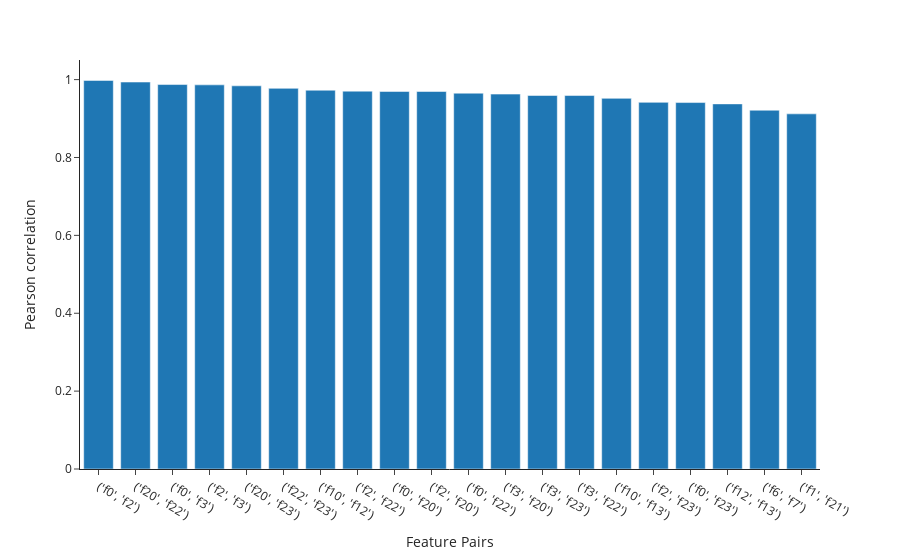

The cell this chart's notebook holds for it:
### Code cell
# Plot Pearson correlations for the feature pairs with the top twenty pearson correlations using plotly express
fig = px.bar(feature_hi_pair[:20], x='Feature Pairs', y='Pearson correlation', orientation='v', template='simple_white')
fig.show()

### Figure 1 — Plotly figure (JSON) as saved in the notebook; plotly's stock layout.template omitted (floating-point values rounded to 4 significant figures)
{"data": [{"alignmentgroup": "True", "hoverlabel": {"namelength": 0}, "hovertemplate": "Feature Pairs=%{x}<br>Pearson correlation=%{y}", "legendgroup": "", "marker": {"color": "#1F77B4"}, "name": "", "offsetgroup": "", "orientation": "v", "showlegend": false, "textposition": "auto", "type": "bar", "x": ["('f0', 'f2')", "('f20', 'f22')", "('f0', 'f3')", "('f2', 'f3')", "('f20', 'f23')", "('f22', 'f23')", "('f10', 'f12')", "('f2', 'f22')", "('f0', 'f20')", "('f2', 'f20')", "('f0', 'f22')", "('f3', 'f20')", "('f3', 'f23')", "('f3', 'f22')", "('f10', 'f13')", "('f2', 'f23')", "('f0', 'f23')", "('f12', 'f13')", "('f6', 'f7')", "('f1', 'f21')"], "xaxis": "x", "y": [0.9979, 0.9937, 0.9874, 0.9865, 0.984, 0.9776, 0.9728, 0.9704, 0.9695, 0.9695, 0.9651, 0.9627, 0.9592, 0.9591, 0.9518, 0.9415, 0.9411, 0.9377, 0.9214, 0.912], "yaxis": "y"}], "layout": {"barmode": "relative", "legend": {"tracegroupgap": 0}, "margin": {"t": 60}, "xaxis": {"anchor": "y", "domain": [0, 1], "title": {"text": "Feature Pairs"}}, "yaxis": {"anchor": "x", "domain": [0, 1], "title": {"text": "Pearson correlation"}}}}
